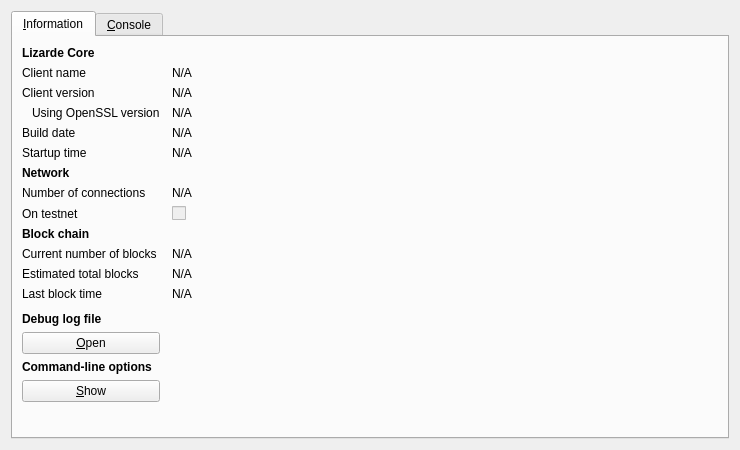
<?xml version="1.0" encoding="UTF-8"?>
<ui version="4.0">
 <class>RPCConsole</class>
 <widget class="QDialog" name="RPCConsole">
  <property name="geometry">
   <rect>
    <x>0</x>
    <y>0</y>
    <width>740</width>
    <height>450</height>
   </rect>
  </property>
  <property name="windowTitle">
   <string>Lizarde - Debug window</string>
  </property>
  <layout class="QVBoxLayout" name="verticalLayout_2">
   <item>
    <widget class="QTabWidget" name="tabWidget">
     <property name="currentIndex">
      <number>0</number>
     </property>
     <widget class="QWidget" name="tab_info">
      <attribute name="title">
       <string>&amp;Information</string>
      </attribute>
      <layout class="QGridLayout" name="gridLayout" columnstretch="0,1">
       <property name="horizontalSpacing">
        <number>12</number>
       </property>
       <item row="0" column="0">
        <widget class="QLabel" name="label_9">
         <property name="font">
          <font>
           <weight>75</weight>
           <bold>true</bold>
          </font>
         </property>
         <property name="text">
          <string>Lizarde Core</string>
         </property>
        </widget>
       </item>
       <item row="1" column="0">
        <widget class="QLabel" name="label_5">
         <property name="text">
          <string>Client name</string>
         </property>
        </widget>
       </item>
       <item row="1" column="1">
        <widget class="QLabel" name="clientName">
         <property name="cursor">
          <cursorShape>IBeamCursor</cursorShape>
         </property>
         <property name="text">
          <string>N/A</string>
         </property>
         <property name="textFormat">
          <enum>Qt::PlainText</enum>
         </property>
         <property name="textInteractionFlags">
          <set>Qt::LinksAccessibleByMouse|Qt::TextSelectableByKeyboard|Qt::TextSelectableByMouse</set>
         </property>
        </widget>
       </item>
       <item row="2" column="0">
        <widget class="QLabel" name="label_6">
         <property name="text">
          <string>Client version</string>
         </property>
        </widget>
       </item>
       <item row="2" column="1">
        <widget class="QLabel" name="clientVersion">
         <property name="cursor">
          <cursorShape>IBeamCursor</cursorShape>
         </property>
         <property name="text">
          <string>N/A</string>
         </property>
         <property name="textFormat">
          <enum>Qt::PlainText</enum>
         </property>
         <property name="textInteractionFlags">
          <set>Qt::LinksAccessibleByMouse|Qt::TextSelectableByKeyboard|Qt::TextSelectableByMouse</set>
         </property>
        </widget>
       </item>
       <item row="3" column="0">
        <widget class="QLabel" name="label_14">
         <property name="text">
          <string>Using OpenSSL version</string>
         </property>
         <property name="indent">
          <number>10</number>
         </property>
        </widget>
       </item>
       <item row="3" column="1">
        <widget class="QLabel" name="openSSLVersion">
         <property name="cursor">
          <cursorShape>IBeamCursor</cursorShape>
         </property>
         <property name="text">
          <string>N/A</string>
         </property>
         <property name="textFormat">
          <enum>Qt::PlainText</enum>
         </property>
         <property name="textInteractionFlags">
          <set>Qt::LinksAccessibleByMouse|Qt::TextSelectableByKeyboard|Qt::TextSelectableByMouse</set>
         </property>
        </widget>
       </item>
       <item row="4" column="0">
        <widget class="QLabel" name="label_12">
         <property name="text">
          <string>Build date</string>
         </property>
        </widget>
       </item>
       <item row="4" column="1">
        <widget class="QLabel" name="buildDate">
         <property name="cursor">
          <cursorShape>IBeamCursor</cursorShape>
         </property>
         <property name="text">
          <string>N/A</string>
         </property>
         <property name="textFormat">
          <enum>Qt::PlainText</enum>
         </property>
         <property name="textInteractionFlags">
          <set>Qt::LinksAccessibleByMouse|Qt::TextSelectableByKeyboard|Qt::TextSelectableByMouse</set>
         </property>
        </widget>
       </item>
       <item row="5" column="0">
        <widget class="QLabel" name="label_13">
         <property name="text">
          <string>Startup time</string>
         </property>
        </widget>
       </item>
       <item row="5" column="1">
        <widget class="QLabel" name="startupTime">
         <property name="cursor">
          <cursorShape>IBeamCursor</cursorShape>
         </property>
         <property name="text">
          <string>N/A</string>
         </property>
         <property name="textFormat">
          <enum>Qt::PlainText</enum>
         </property>
         <property name="textInteractionFlags">
          <set>Qt::LinksAccessibleByMouse|Qt::TextSelectableByKeyboard|Qt::TextSelectableByMouse</set>
         </property>
        </widget>
       </item>
       <item row="6" column="0">
        <widget class="QLabel" name="label_11">
         <property name="font">
          <font>
           <weight>75</weight>
           <bold>true</bold>
          </font>
         </property>
         <property name="text">
          <string>Network</string>
         </property>
        </widget>
       </item>
       <item row="7" column="0">
        <widget class="QLabel" name="label_7">
         <property name="text">
          <string>Number of connections</string>
         </property>
        </widget>
       </item>
       <item row="7" column="1">
        <widget class="QLabel" name="numberOfConnections">
         <property name="cursor">
          <cursorShape>IBeamCursor</cursorShape>
         </property>
         <property name="text">
          <string>N/A</string>
         </property>
         <property name="textFormat">
          <enum>Qt::PlainText</enum>
         </property>
         <property name="textInteractionFlags">
          <set>Qt::LinksAccessibleByMouse|Qt::TextSelectableByKeyboard|Qt::TextSelectableByMouse</set>
         </property>
        </widget>
       </item>
       <item row="8" column="0">
        <widget class="QLabel" name="label_8">
         <property name="text">
          <string>On testnet</string>
         </property>
        </widget>
       </item>
       <item row="8" column="1">
        <widget class="QCheckBox" name="isTestNet">
         <property name="enabled">
          <bool>false</bool>
         </property>
         <property name="text">
          <string/>
         </property>
        </widget>
       </item>
       <item row="9" column="0">
        <widget class="QLabel" name="label_10">
         <property name="font">
          <font>
           <weight>75</weight>
           <bold>true</bold>
          </font>
         </property>
         <property name="text">
          <string>Block chain</string>
         </property>
        </widget>
       </item>
       <item row="10" column="0">
        <widget class="QLabel" name="label_3">
         <property name="text">
          <string>Current number of blocks</string>
         </property>
        </widget>
       </item>
       <item row="10" column="1">
        <widget class="QLabel" name="numberOfBlocks">
         <property name="cursor">
          <cursorShape>IBeamCursor</cursorShape>
         </property>
         <property name="text">
          <string>N/A</string>
         </property>
         <property name="textFormat">
          <enum>Qt::PlainText</enum>
         </property>
         <property name="textInteractionFlags">
          <set>Qt::LinksAccessibleByMouse|Qt::TextSelectableByKeyboard|Qt::TextSelectableByMouse</set>
         </property>
        </widget>
       </item>
       <item row="11" column="0">
        <widget class="QLabel" name="label_4">
         <property name="text">
          <string>Estimated total blocks</string>
         </property>
        </widget>
       </item>
       <item row="11" column="1">
        <widget class="QLabel" name="totalBlocks">
         <property name="cursor">
          <cursorShape>IBeamCursor</cursorShape>
         </property>
         <property name="text">
          <string>N/A</string>
         </property>
         <property name="textFormat">
          <enum>Qt::PlainText</enum>
         </property>
         <property name="textInteractionFlags">
          <set>Qt::LinksAccessibleByMouse|Qt::TextSelectableByKeyboard|Qt::TextSelectableByMouse</set>
         </property>
        </widget>
       </item>
       <item row="12" column="0">
        <widget class="QLabel" name="label_2">
         <property name="text">
          <string>Last block time</string>
         </property>
        </widget>
       </item>
       <item row="12" column="1">
        <widget class="QLabel" name="lastBlockTime">
         <property name="cursor">
          <cursorShape>IBeamCursor</cursorShape>
         </property>
         <property name="text">
          <string>N/A</string>
         </property>
         <property name="textFormat">
          <enum>Qt::PlainText</enum>
         </property>
         <property name="textInteractionFlags">
          <set>Qt::LinksAccessibleByMouse|Qt::TextSelectableByKeyboard|Qt::TextSelectableByMouse</set>
         </property>
        </widget>
       </item>
       <item row="13" column="0">
        <spacer name="verticalSpacer_2">
         <property name="orientation">
          <enum>Qt::Vertical</enum>
         </property>
         <property name="sizeHint" stdset="0">
          <size>
           <width>20</width>
           <height>20</height>
          </size>
         </property>
        </spacer>
       </item>
       <item row="14" column="0">
        <widget class="QLabel" name="labelDebugLogfile">
         <property name="font">
          <font>
           <weight>75</weight>
           <bold>true</bold>
          </font>
         </property>
         <property name="text">
          <string>Debug log file</string>
         </property>
        </widget>
       </item>
       <item row="15" column="0">
        <widget class="QPushButton" name="openDebugLogfileButton">
         <property name="toolTip">
          <string>Open the Lizarde debug log file from the current data directory. This can take a few seconds for large log files.</string>
         </property>
         <property name="text">
          <string>&amp;Open</string>
         </property>
         <property name="autoDefault">
          <bool>false</bool>
         </property>
        </widget>
       </item>
       <item row="16" column="0">
        <widget class="QLabel" name="labelCLOptions">
         <property name="font">
          <font>
           <weight>75</weight>
           <bold>true</bold>
          </font>
         </property>
         <property name="text">
          <string>Command-line options</string>
         </property>
        </widget>
       </item>
       <item row="17" column="0">
        <widget class="QPushButton" name="showCLOptionsButton">
         <property name="toolTip">
          <string>Show the Lizarde-Qt help message to get a list with possible Lizarde command-line options.</string>
         </property>
         <property name="text">
          <string>&amp;Show</string>
         </property>
         <property name="autoDefault">
          <bool>false</bool>
         </property>
        </widget>
       </item>
       <item row="18" column="0">
        <spacer name="verticalSpacer">
         <property name="orientation">
          <enum>Qt::Vertical</enum>
         </property>
         <property name="sizeHint" stdset="0">
          <size>
           <width>20</width>
           <height>40</height>
          </size>
         </property>
        </spacer>
       </item>
      </layout>
     </widget>
     <widget class="QWidget" name="tab_console">
      <attribute name="title">
       <string>&amp;Console</string>
      </attribute>
      <layout class="QVBoxLayout" name="verticalLayout_3">
       <property name="spacing">
        <number>3</number>
       </property>
       <item>
        <widget class="QTextEdit" name="messagesWidget">
         <property name="minimumSize">
          <size>
           <width>0</width>
           <height>100</height>
          </size>
         </property>
         <property name="readOnly">
          <bool>true</bool>
         </property>
         <property name="tabKeyNavigation" stdset="0">
          <bool>false</bool>
         </property>
         <property name="columnCount" stdset="0">
          <number>2</number>
         </property>
        </widget>
       </item>
       <item>
        <layout class="QHBoxLayout" name="horizontalLayout">
         <property name="spacing">
          <number>3</number>
         </property>
         <item>
          <widget class="QLabel" name="label">
           <property name="text">
            <string notr="true">&gt;</string>
           </property>
          </widget>
         </item>
         <item>
          <widget class="QLineEdit" name="lineEdit"/>
         </item>
         <item>
          <widget class="QPushButton" name="clearButton">
           <property name="maximumSize">
            <size>
             <width>24</width>
             <height>24</height>
            </size>
           </property>
           <property name="toolTip">
            <string>Clear console</string>
           </property>
           <property name="text">
            <string/>
           </property>
           <property name="icon">
            <iconset resource="../bitcoin.qrc">
             <normaloff>:/icons/remove</normaloff>:/icons/remove</iconset>
           </property>
           <property name="shortcut">
            <string notr="true">Ctrl+L</string>
           </property>
           <property name="autoDefault">
            <bool>false</bool>
           </property>
          </widget>
         </item>
        </layout>
       </item>
      </layout>
     </widget>
    </widget>
   </item>
  </layout>
 </widget>
 <resources>
  <include location="../bitcoin.qrc"/>
 </resources>
 <connections/>
</ui>
